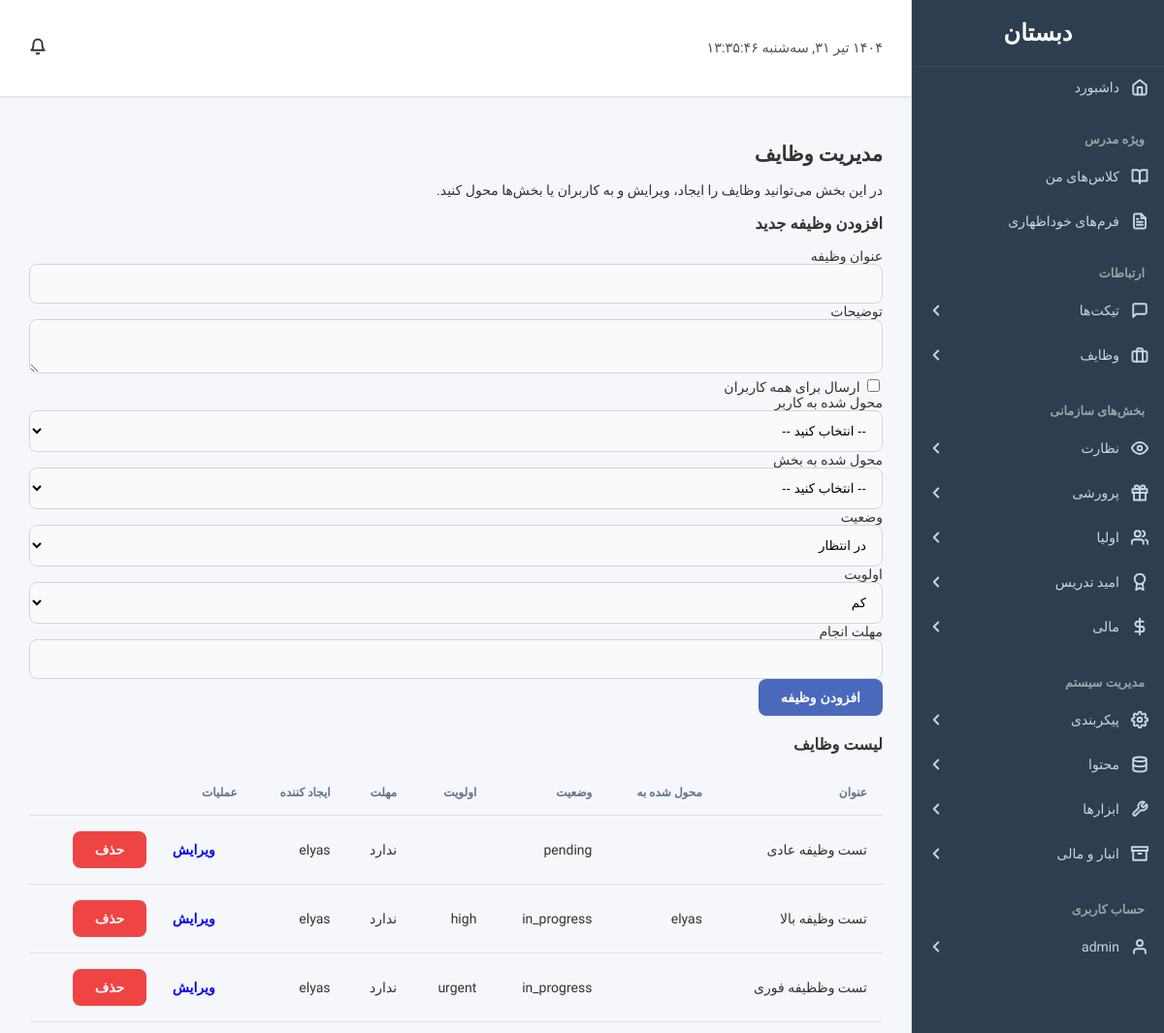
/admin/manage_tasks.php (signed in), run on the app's committed database.
### tables this page shows
CREATE TABLE `tasks` (
  `id` int(11) NOT NULL,
  `title` varchar(255) NOT NULL,
  `description` text DEFAULT NULL,
  `status` enum('pending','in_progress','completed','cancelled') NOT NULL DEFAULT 'pending',
  `priority` enum('normal','high','urgent') NOT NULL DEFAULT 'normal',
  `deadline` datetime DEFAULT NULL,
  `created_by` int(11) NOT NULL,
  `created_at` timestamp NOT NULL DEFAULT current_timestamp(),
  `completed_at` datetime DEFAULT NULL
);

CREATE TABLE `users` (
  `id` int(11) NOT NULL,
  `first_name` varchar(50) NOT NULL,
  `last_name` varchar(50) NOT NULL,
  `username` varchar(50) NOT NULL,
  `password` varchar(255) NOT NULL,
  `is_admin` tinyint(1) NOT NULL DEFAULT 0,
  `telegram_chat_id` varchar(50) DEFAULT NULL,
  `created_at` datetime DEFAULT current_timestamp()
);

### admin/manage_tasks.php (the view, shortened to what this page needs)
<?php
require_once "../includes/functions.php";
$task_id = $title = $description = $status = $priority = $deadline = "";
$update_mode = false;
$tasks_query = "SELECT t.*, u_creator.username as creator, u_assignee.username as assignee_user, d.department_name as assignee_dept
                FROM tasks t
                JOIN users u_creator ON t.created_by = u_creator.id
                LEFT JOIN task_assignments ta ON t.id = ta.task_id
                LEFT JOIN users u_assignee ON ta.assigned_to_user_id = u_assignee.id
                LEFT JOIN departments d ON ta.assigned_to_department_id = d.id
                ORDER BY t.created_at DESC";
$tasks = mysqli_query($link, $tasks_query);
require_once "../includes/header.php";
?>
<div class="page-content">
    <div class="container-fluid">
        <h2>مدیریت وظایف</h2>
        <p>در این بخش می‌توانید وظایف را ایجاد، ویرایش و به کاربران یا بخش‌ها محول کنید.</p>
        <div class="card">
            <div class="card-header">
                <h3><?php echo $update_mode ? 'ویرایش وظیفه' : 'افزودن وظیفه جدید'; ?></h3>
            </div>
            <div class="card-body">
                <form action="<?php echo htmlspecialchars($_SERVER["PHP_SELF"]); ?>" method="post">
                    <div class="form-group">
                        <label for="title">عنوان وظیفه</label>
                        <input type="text" name="title" id="title" class="form-control" value="<?php echo htmlspecialchars($title); ?>" required>
                    </div>
                    <div class="form-group">
                        <label for="description">توضیحات</label>
                        <textarea name="description" id="description" class="form-control"><?php echo htmlspecialchars($description); ?></textarea>
                    </div>
                    <div class="form-group form-check">
                        <input type="checkbox" name="assign_to_all" id="assign_to_all" class="form-check-input">
                        <label for="assign_to_all" class="form-check-label">ارسال برای همه کاربران</label>
                    </div>
                    <div class="row" id="assignment_selectors">
                        <div class="col-md-6">
                            <div class="form-group">
                                <label for="assigned_to_user_id">محول شده به کاربر</label>
                                <select name="assigned_to_user_id" id="assigned_to_user_id" class="form-control">
                                    <option value="">-- انتخاب کنید --</option>
                                </select>
                            </div>
                        </div>
                        <div class="col-md-6">
                            <div class="form-group">
                                <label for="assigned_to_department_id">محول شده به بخش</label>
                                <select name="assigned_to_department_id" id="assigned_to_department_id" class="form-control">
                                    <option value="">-- انتخاب کنید --</option>
                                </select>
                            </div>
                        </div>
                    </div>
                    <div class="row">
                        <div class="col-md-4">
                            <div class="form-group">
                                <label for="status">وضعیت</label>
                                <select name="status" id="status" class="form-control" required>
                                    <option value="pending" <?php echo $status == 'pending' ? 'selected' : ''; ?>>در انتظار</option>
                                </select>
                            </div>
                        </div>
                        <div class="col-md-4">
                            <div class="form-group">
                                <label for="priority">اولویت</label>
                                <select name="priority" id="priority" class="form-control" required>
                                    <option value="low" <?php echo $priority == 'low' ? 'selected' : ''; ?>>کم</option>
                                </select>
                            </div>
                        </div>
                        <div class="col-md-4">
                            <div class="form-group">
                                <label for="deadline">مهلت انجام</label>
                                <input type="text" name="deadline" id="deadline" class="form-control persian-datepicker" value="<?php echo $deadline; ?>">
                            </div>
                        </div>
                    </div>
                    <div class="form-group">
                        <button type="submit" name="save_task" class="btn btn-primary"><?php echo $update_mode ? 'ذخیره تغییرات' : 'افزودن وظیفه'; ?></button>
                    </div>
                </form>
            </div>
        </div>
        <div class="card" style="margin-top: 20px;">
            <div class="card-header">
                <h3>لیست وظایف</h3>
            </div>
            <div class="card-body">
                <div class="table-responsive">
                    <table class="table table-bordered table-striped">
                        <thead>
                            <tr>
                                <th>عنوان</th>
                                <th>محول شده به</th>
                                <th>وضعیت</th>
                                <th>اولویت</th>
                                <th>مهلت</th>
                                <th>ایجاد کننده</th>
                                <th>عملیات</th>
                            </tr>
                        </thead>
                        <tbody>
                            <?php while ($row = mysqli_fetch_assoc($tasks)): ?>
                                <tr>
                                    <td><?php echo htmlspecialchars($row['title']); ?></td>
                                    <td><?php echo htmlspecialchars($row['assignee_user'] ? $row['assignee_user'] : $row['assignee_dept']); ?></td>
                                    <td><?php echo $row['status']; ?></td>
                                    <td><?php echo $row['priority']; ?></td>
                                    <td><?php echo (!empty($row['deadline']) && $row['deadline'] != '0000-00-00 00:00:00') ? to_persian_date($row['deadline'], 'Y/m/d H:i') : 'ندارد'; ?></td>
                                    <td><?php echo htmlspecialchars($row['creator']); ?></td>
                                    <td>
                                        <a href="manage_tasks.php?edit=<?php echo $row['id']; ?>" class="btn btn-sm btn-warning">ویرایش</a>
                                        <form action="<?php echo htmlspecialchars($_SERVER["PHP_SELF"]); ?>" method="post" style="display: inline-block;">
                                            <button type="submit" name="delete_task" class="btn btn-sm btn-danger" onclick="return confirm('آیا از حذف این وظیفه اطمینان دارید؟');">حذف</button>
                                        </form>
                                    </td>
                                </tr>
                            <?php endwhile; ?>
                        </tbody>
                    </table>
                </div>
            </div>
        </div>
    </div>
</div>
<?php
require_once "../includes/footer.php";
?>

### assets/css/style.css (style rules this page uses)
:root { --primary-color: #6a5af9; --primary-hover-color: #5a4bf8; --sidebar-bg: #1e293b; --sidebar-link-color: #cbd5e1; --sidebar-link-hover-color: #ffffff; --sidebar-link-active-bg: rgba(106, 90, 249, 0.1); --sidebar-link-active-border: #6a5af9; --background-color: #f1f5f9; --widget-bg: #ffffff; --text-color: #0f172a; --text-muted: #64748b; --border-color: #e2e8f0; --danger-color: #ef4444; --success-color: #22c55e; --font-family: 'Vazirmatn', sans-serif; --shadow-sm: 0 1px 2px 0 rgb(0 0 0 / 0.05); --shadow-md: 0 4px 6px -1px rgb(0 0 0 / 0.1), 0 2px 4px -2px rgb(0 0 0 / 0.1); --shadow-lg: 0 10px 15px -3px rgb(0 0 0 / 0.1), 0 4px 6px -2px rgb(0 0 0 / 0.1); --radius-md: 0.5rem; --radius-lg: 0.75rem; }
body { font-family: var(--font-family); background-color: var(--background-color); direction: rtl; text-align: right; margin: 0; font-size: 14px; color: var(--text-color); -webkit-font-smoothing: antialiased; -moz-osx-font-smoothing: grayscale; }
.btn { padding: 10px 22px; border: 1px solid transparent; border-radius: var(--radius-md); cursor: pointer; font-size: 14px; font-weight: 600; transition: all 0.2s ease; text-decoration: none; display: inline-flex; align-items: center; gap: 8px; }
.btn-primary { background-color: var(--primary-color); color: white; }
.btn-danger { background-color: var(--danger-color); color: white; }
.form-control { width: 100%; padding: 12px; border: 1px solid #d1d5db; border-radius: var(--radius-md); box-sizing: border-box; transition: all 0.2s; background: #f9fafb; }
.table { width: 100%; border-collapse: collapse; }
.table th, .table td { padding: 16px; border-bottom: 1px solid var(--border-color); }
.table th { font-weight: 600; font-size: 12px; text-transform: uppercase; color: var(--text-muted); text-align: right; }
.table-responsive { width: 100%; overflow-x: auto; -webkit-overflow-scrolling: touch; }

### assets/css/dashboard.css (style rules this page uses)
:root { --primary-color: #4a69bd; --sidebar-bg: #2c3e50; --sidebar-text: #ecf0f1; --sidebar-hover-bg: #34495e; --main-bg: #f5f7fa; --text-color: #333; --border-color: #e0e0e0; }
body { display: flex; height: 100vh; overflow: hidden; }

### data on the page
tasks: title "تست وظیفه عادی", status "pending", shows "ندارد", created_by.username "elyas"
tasks: title "تست وظیفه بالا", created_by.username "elyas", status "in_progress", priority "high", shows "ندارد"
tasks: title "تست وظظیفه فوری", status "in_progress", priority "urgent", shows "ندارد", created_by.username "elyas"

### other printed values
$_SESSION["username"] "admin"
